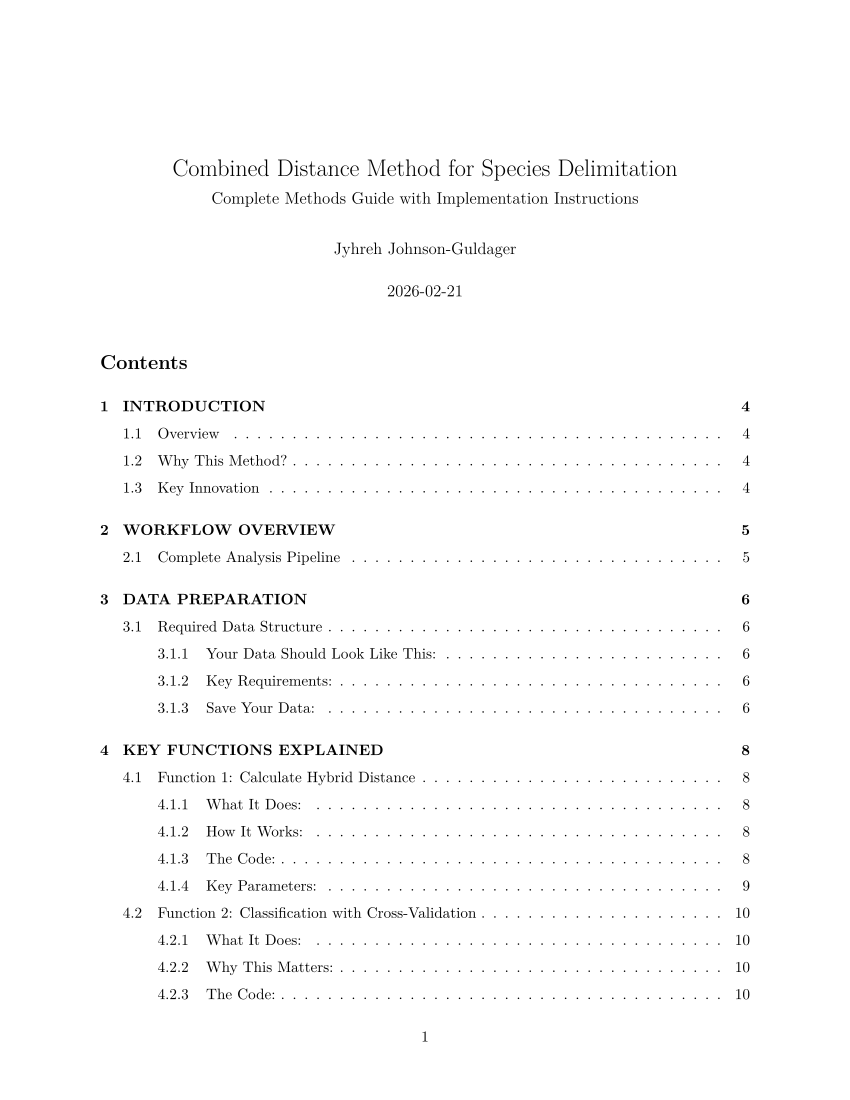

Here is the R script that generated this plot:
# ============================================================================
# GENERATE COMPREHENSIVE METHODS GUIDE PDF
# Creates a professional PDF document explaining the complete workflow
# ============================================================================

# Install required packages if needed
if (!require("rmarkdown")) install.packages("rmarkdown")
if (!require("knitr")) install.packages("knitr")

# ============================================================================
# CREATE THE R MARKDOWN DOCUMENT
# ============================================================================

methods_rmd <- '
---
title: "Combined Distance Method for Species Delimitation"
subtitle: "Complete Methods Guide with Implementation Instructions"
author: "Jyhreh Johnson"
date: "`r Sys.Date()`"
output:
  pdf_document:
    toc: true
    toc_depth: 3
    number_sections: true
    highlight: tango
    keep_tex: false
geometry: margin=1in
fontsize: 11pt
---
```{r setup, include=FALSE}
knitr::opts_chunk$set(echo = TRUE, eval = FALSE, 
                      message = FALSE, warning = FALSE)
```

\\newpage

# INTRODUCTION

## Overview

This document provides complete instructions for implementing the hybrid Mahalanobis-Gower distance method for species delimitation in fossil hominins. The method combines:

- **Mahalanobis distance** (continuous measurements with covariance structure)
- **Gower distance** (discrete morphological characters)
- **Hierarchical variance partitioning** (temporal and geographic structure)

## Why This Method?

Traditional distance metrics have limitations for paleontological data:

- **Euclidean distance**: Ignores correlations between measurements
- **Mahalanobis alone**: Cannot incorporate discrete traits
- **Standard Gower**: Ignores covariance structure

**Our hybrid approach addresses all three limitations.**

## Key Innovation

The method establishes **empirically calibrated thresholds** from simulations:

- **Species threshold**: Mahalanobis D² > 4.0, Accuracy > 80%
- **Temporal variance threshold**: <30% indicates chronospecies
- **Geographic variance threshold**: <15% indicates single species

\\newpage

# WORKFLOW OVERVIEW

## Complete Analysis Pipeline
```
┌─────────────────────────────────────────────────────────┐
│ STEP 1: PREPARE YOUR DATA                              │
│ - Continuous measurements (dental dimensions)           │
│ - Discrete characters (cusp patterns, morphology)       │
│ - Temporal/geographic metadata                          │
└─────────────────────────────────────────────────────────┘
                          ↓
┌─────────────────────────────────────────────────────────┐
│ STEP 2: CALCULATE HYBRID DISTANCE                      │
│ - Mahalanobis distance (continuous)                     │
│ - Gower distance (discrete)                             │
│ - Combine: D_hybrid = α×D_mahal + (1-α)×D_gower        │
└─────────────────────────────────────────────────────────┘
                          ↓
┌─────────────────────────────────────────────────────────┐
│ STEP 3: CLASSIFY & CLUSTER                             │
│ - k-NN classification with cross-validation             │
│ - PAM clustering with silhouette scores                 │
│ - Hierarchical clustering for validation                │
└─────────────────────────────────────────────────────────┘
                          ↓
┌─────────────────────────────────────────────────────────┐
│ STEP 4: VARIANCE PARTITIONING                          │
│ - Temporal variance (chronospecies test)                │
│ - Geographic variance (single species test)             │
│ - Compare to species threshold (30%)                    │
└─────────────────────────────────────────────────────────┘
                          ↓
┌─────────────────────────────────────────────────────────┐
│ STEP 5: TAXONOMIC DECISION                             │
│ - Apply decision criteria                               │
│ - Generate formal revision                              │
│ - Create identification key                             │
└─────────────────────────────────────────────────────────┘
```

\\newpage

# DATA PREPARATION

## Required Data Structure

### Your Data Should Look Like This:
```{r data-structure}
# Example data format
specimen_data <- data.frame(
  specimen_id = c("AL_288-1", "AL_333-1", "Sts_5"),
  taxon = c("Au_afarensis", "Au_afarensis", "Au_africanus"),
  
  # Continuous measurements (mm)
  M1_BL = c(12.3, 12.8, 11.5),
  M1_MD = c(11.2, 11.5, 10.8),
  M2_BL = c(13.1, 13.4, 12.2),
  M2_MD = c(11.8, 12.0, 11.3),
  P4_BL = c(10.2, 10.5, 9.8),
  
  # Discrete characters (factors)
  cusp_pattern = c("Y5", "Y5", "Y4"),
  hypocone_size = c("large", "medium", "medium"),
  cingulum = c("strong", "weak", "weak"),
  
  # Optional metadata
  site = c("Hadar", "Hadar", "Sterkfontein"),
  age_ma = c(3.2, 3.2, 2.5),
  
  stringsAsFactors = TRUE
)
```

### Key Requirements:

1. **Specimen ID column**: Unique identifier for each fossil
2. **Taxon column**: Current taxonomic assignment
3. **Continuous measurements**: At least 3-5 dental dimensions
4. **Discrete characters**: At least 2-3 morphological traits
5. **Factor encoding**: Discrete characters must be factors, not strings

### Save Your Data:
```{r save-data}
# Save as CSV
write.csv(specimen_data, "data/australopithecus_data.csv", 
          row.names = FALSE)

# Or save as R object
saveRDS(specimen_data, "data/australopithecus_data.rds")
```

\\newpage

# KEY FUNCTIONS EXPLAINED

## Function 1: Calculate Hybrid Distance

### What It Does:

Combines Mahalanobis distance (accounts for covariance) with Gower distance (handles discrete traits).

### How It Works:
```{r hybrid-distance-explanation}
# STEP 1: Calculate Mahalanobis distance
# - Centers continuous data
# - Computes covariance matrix S
# - Calculates D² = (x₁-x₂)ᵀ S⁻¹ (x₁-x₂)
# - Result: distances accounting for correlations

# STEP 2: Standardize to 0-1 range
# - Divide by maximum distance
# - Makes comparable to Gower distance

# STEP 3: Calculate Gower distance for discrete traits
# - For each trait: similarity = 1 if match, 0 if different
# - Average across all traits
# - Result: 0 (identical) to 1 (completely different)

# STEP 4: Combine distances
# D_hybrid = α × D_mahalanobis + (1-α) × D_gower
# where α ≈ 0.65 (optimal from simulations)
```

### The Code:
```{r hybrid-function}
calc_hybrid_distance <- function(data, continuous_vars, discrete_vars, 
                                alpha = 0.65, robust = TRUE) {
  
  n <- nrow(data)
  
  # 1. Mahalanobis for continuous
  continuous_data <- data[, continuous_vars, drop = FALSE]
  centered <- scale(continuous_data, center = TRUE, scale = FALSE)
  S <- cov(centered)
  
  # Handle near-singular covariance (add small ridge)
  if (robust && (det(S) < 1e-10)) {
    S <- S + diag(0.001, ncol(S))
  }
  
  S_inv <- solve(S)
  
  # Calculate pairwise Mahalanobis distances
  D_mahal <- matrix(0, n, n)
  for (i in 1:(n-1)) {
    for (j in (i+1):n) {
      diff <- as.numeric(continuous_data[i,] - continuous_data[j,])
      D_mahal[i,j] <- sqrt(t(diff) %*% S_inv %*% diff)
      D_mahal[j,i] <- D_mahal[i,j]
    }
  }
  
  # Standardize to 0-1
  D_mahal_scaled <- D_mahal / max(D_mahal[D_mahal < Inf])
  
  # 2. Gower for discrete
  if (length(discrete_vars) > 0) {
    discrete_data <- data[, discrete_vars, drop = FALSE]
    D_gower <- as.matrix(daisy(discrete_data, metric = "gower"))
  } else {
    D_gower <- matrix(0, n, n)
  }
  
  # 3. Combine
  D_hybrid <- alpha * D_mahal_scaled + (1 - alpha) * D_gower
  
  return(list(
    distance = as.dist(D_hybrid),
    distance_matrix = D_hybrid,
    mahalanobis_matrix = D_mahal_scaled,
    gower_matrix = D_gower,
    alpha = alpha
  ))
}
```

### Key Parameters:

- **alpha**: Weight for continuous data (default 0.65 = 65% continuous, 35% discrete)
- **robust**: If TRUE, adds small value to diagonal of singular covariance matrices
- **Returns**: Complete distance breakdown for analysis

\\newpage

## Function 2: Classification with Cross-Validation

### What It Does:

Tests how well specimens can be correctly assigned to species using k-nearest neighbors.

### Why This Matters:

- **High accuracy (>80%)** = species are distinct
- **Low accuracy (<70%)** = taxa are not distinguishable
- **Borderline (70-80%)** = uncertain, need more data

### The Code:
```{r classification-function}
classify_with_distance <- function(distance_matrix, taxa, 
                                  k_folds = 5, k_neighbors = 5) {
  
  dist_mat <- as.matrix(distance_matrix)
  n <- nrow(dist_mat)
  
  # Set up k-fold cross-validation
  fold_ids <- sample(rep(1:k_folds, length.out = n))
  
  predictions <- rep(NA, n)
  posterior_probs <- matrix(NA, nrow = n, ncol = length(unique(taxa)))
  colnames(posterior_probs) <- sort(unique(taxa))
  
  # For each fold
  for (fold in 1:k_folds) {
    test_idx <- which(fold_ids == fold)
    train_idx <- which(fold_ids != fold)
    
    # For each test specimen
    for (i in test_idx) {
      # Find k nearest neighbors in training set
      dists_to_train <- dist_mat[i, train_idx]
      nearest_idx <- order(dists_to_train)[1:k_neighbors]
      nearest_taxa <- taxa[train_idx[nearest_idx]]
      
      # Posterior probabilities (proportion of neighbors)
      taxon_counts <- table(nearest_taxa)
      for (tx in names(taxon_counts)) {
        posterior_probs[i, tx] <- taxon_counts[tx] / k_neighbors
      }
      
      # Prediction: majority vote
      predictions[i] <- names(sort(taxon_counts, decreasing = TRUE))[1]
    }
  }
  
  # Calculate metrics
  accuracy <- mean(predictions == taxa, na.rm = TRUE)
  conf_mat <- table(Predicted = predictions, True = taxa)
  mean_confidence <- mean(apply(posterior_probs, 1, max, na.rm = TRUE))
  
  return(list(
    accuracy = accuracy,
    predictions = predictions,
    posterior_probs = posterior_probs,
    confusion_matrix = conf_mat,
    mean_confidence = mean_confidence
  ))
}
```

### Interpretation:
```{r interpretation-example}
# Example results:
# accuracy = 0.873 (87.3%)
# mean_confidence = 0.812 (81.2%)
#
# Interpretation:
# - 87.3% of specimens correctly classified
# - Average 81% confidence in predictions
# - Both above 80% threshold → species are distinct
```

\\newpage

## Function 3: Clustering Analysis

### What It Does:

Finds natural groups in the data and estimates the number of species (k).

### Key Metrics:

- **Optimal k**: Number of clusters detected
- **Silhouette score**: How well-separated clusters are
  - >0.70: Strong separation
  - 0.50-0.70: Moderate separation
  - <0.40: Weak separation (possible oversplit)

### The Code:
```{r clustering-function}
cluster_with_distance <- function(distance_matrix, true_k = NULL, 
                                 max_k = 6) {
  
  dist_obj <- as.dist(distance_matrix)
  
  # Try different numbers of clusters
  silhouette_scores <- numeric(max_k - 1)
  pam_results <- list()
  
  for (k in 2:max_k) {
    pam_fit <- pam(dist_obj, k = k, diss = TRUE)
    pam_results[[k]] <- pam_fit
    silhouette_scores[k - 1] <- pam_fit$silinfo$avg.width
  }
  
  # Select k with highest silhouette
  optimal_k <- which.max(silhouette_scores) + 1
  best_pam <- pam_results[[optimal_k]]
  
  # Hierarchical clustering for comparison
  hc <- hclust(dist_obj, method = "ward.D2")
  
  return(list(
    optimal_k = optimal_k,
    true_k = true_k,
    silhouette_scores = silhouette_scores,
    best_silhouette = silhouette_scores[optimal_k - 1],
    pam_clusters = best_pam$clustering,
    hc_model = hc
  ))
}
```

### Decision Rules:
```{r clustering-decisions}
# If optimal_k = true_k AND silhouette > 0.6:
#   → Species are well-separated, maintain taxonomy

# If optimal_k ≠ true_k OR silhouette < 0.4:
#   → Weak separation, investigate oversplitting

# If optimal_k > true_k:
#   → May indicate cryptic species OR temporal/geographic structure
```

\\newpage

## Function 4: Variance Partitioning

### What It Does:

Separates morphological variation into components:
- **Temporal variance**: Change over time (chronospecies?)
- **Geographic variance**: Regional differences (single species?)
- **Species variance**: Differences between species

### Key Thresholds (from simulations):

- **Inter-specific variance**: ~32% (species threshold)
- **Temporal variance <30%**: Indicates chronospecies
- **Geographic variance <15%**: Indicates single widespread species

### The Code:
```{r variance-partitioning}
analyze_temporal_variation <- function(data, continuous_vars, 
                                      time_var = "age_ma") {
  
  library(lme4)
  
  results <- list()
  
  for (var in continuous_vars) {
    # Hierarchical model: morphology ~ time + (1|taxon)
    formula <- as.formula(paste(var, "~", time_var, "+ (1|taxon)"))
    model <- lmer(formula, data = data, REML = TRUE)
    
    # Extract variance components
    var_comps <- as.data.frame(VarCorr(model))
    
    # Calculate proportions
    total_var <- sum(var_comps$vcov)
    temporal_var_prop <- var_comps$vcov[var_comps$grp == "taxon"] / total_var
    
    results[[var]] <- list(
      model = model,
      temporal_var_prop = temporal_var_prop
    )
  }
  
  # Average across variables
  mean_temporal_var <- mean(sapply(results, function(x) x$temporal_var_prop))
  
  return(list(
    continuous = results,
    mean_temporal_variance = mean_temporal_var
  ))
}
```

### Interpretation Example:
```{r variance-interpretation}
# Results:
# mean_temporal_variance = 0.184 (18.4%)
# species_threshold = 0.321 (32.1%)
#
# Interpretation:
# 18.4% < 32.1% → Temporal variance below species threshold
# Conclusion: This is ONE species evolving through time (chronospecies)
# Recommendation: Synonymize early and late forms
```

\\newpage

# DECISION CRITERIA

## Empirically Calibrated Thresholds

These thresholds were established from simulations with known species boundaries:

### Strong Evidence for Distinct Species:
```
✓ Mahalanobis D² > 4.0
✓ Classification accuracy > 80%
✓ Silhouette score > 0.60
✓ Mean posterior confidence > 0.85
✓ Between/within distance ratio > 2.0

Action: RECOGNIZE AS DISTINCT SPECIES
```

### Weak Evidence (Should Lump):
```
✗ Mahalanobis D² < 2.5
✗ Classification accuracy < 70%
✗ Silhouette score < 0.40
✗ Mean posterior confidence < 0.70
✗ Between/within distance ratio < 1.5

Action: SYNONYMIZE (lump into single species)
```

### Borderline (Uncertain):
```
~ Mahalanobis D² = 2.5-4.0
~ Classification accuracy = 70-80%
~ Silhouette score = 0.40-0.60
~ Sample size may be insufficient

Action: FLAG AS UNCERTAIN, collect more data
```

## Variance Partitioning Criteria:

### Chronospecies (Temporal):
```
IF temporal variance < 30% (species threshold)
AND significant linear trend (p < 0.01)
AND no morphological discontinuities
THEN: Single evolving lineage (synonymize)
```

### Geographic Variation:
```
IF geographic variance < 15%
AND no significant ANOVA (p > 0.05)
AND morphospace overlap > 40%
THEN: Single widespread species (synonymize)
```

\\newpage

# IMPLEMENTING WITH REAL DATA

## Step-by-Step Guide

### STEP 1: Install Required Packages
```{r install-packages}
# Run this once
required_packages <- c(
  "MASS",        # Mahalanobis distance
  "cluster",     # Gower distance and PAM
  "lme4",        # Hierarchical models
  "ggplot2",     # Plotting
  "tidyverse"    # Data manipulation
)

install.packages(required_packages)
```

### STEP 2: Prepare Your Data
```{r prepare-data}
# Load your data
australopith_data <- read.csv("data/australopithecus_data.csv", 
                              stringsAsFactors = TRUE)

# Define variable names
continuous_vars <- c("M1_BL", "M1_MD", "M2_BL", "M2_MD", "P4_BL")
discrete_vars <- c("cusp_pattern", "hypocone_size", "cingulum")

# Check for missing data
summary(australopith_data[, continuous_vars])
summary(australopith_data[, discrete_vars])

# Handle missing data (if <30% missing)
# Option 1: Remove specimens with >50% missing
australopith_data <- australopith_data[
  rowSums(is.na(australopith_data[, continuous_vars])) < 3,
]

# Option 2: Impute missing values (use with caution)
# library(mice)
# imputed <- mice(australopith_data[, continuous_vars], m=5)
# australopith_data[, continuous_vars] <- complete(imputed)
```

### STEP 3: Calculate Hybrid Distance
```{r calculate-distance}
# Source the functions
source("hybrid_distance_functions.R")

# Calculate distances
hybrid_results <- calc_hybrid_distance(
  data = australopith_data,
  continuous_vars = continuous_vars,
  discrete_vars = discrete_vars,
  alpha = 0.65,  # Use optimized value from simulations
  robust = TRUE
)

# Examine results
print(hybrid_results$diagnostics)
```

### STEP 4: Run Classification
```{r run-classification}
# Classify specimens
classification <- classify_with_distance(
  distance_matrix = hybrid_results$distance,
  taxa = australopith_data$taxon,
  k_folds = 5,
  k_neighbors = 5
)

# Print results
cat("Classification Accuracy:", 
    round(classification$accuracy * 100, 1), "%\\n")
cat("Mean Confidence:", 
    round(classification$mean_confidence * 100, 1), "%\\n")

# View confusion matrix
print(classification$confusion_matrix)
```

### STEP 5: Run Clustering
```{r run-clustering}
# Cluster analysis
clustering <- cluster_with_distance(
  distance_matrix = hybrid_results$distance,
  true_k = length(unique(australopith_data$taxon)),
  max_k = 6
)

# Print results
cat("Optimal k:", clustering$optimal_k, "\\n")
cat("True k:", clustering$true_k, "\\n")
cat("Silhouette score:", 
    round(clustering$best_silhouette, 3), "\\n")
```

### STEP 6: Variance Partitioning (If Applicable)
```{r variance-partitioning}
# For chronospecies analysis
if ("age_ma" %in% names(australopith_data)) {
  temporal_analysis <- analyze_temporal_variation(
    data = australopith_data,
    continuous_vars = continuous_vars,
    time_var = "age_ma"
  )
  
  cat("Mean temporal variance:", 
      round(temporal_analysis$mean_temporal_variance * 100, 1), "%\\n")
  cat("Species threshold: 30%\\n")
  
  if (temporal_analysis$mean_temporal_variance < 0.30) {
    cat("INTERPRETATION: Chronospecies (synonymize)\\n")
  } else {
    cat("INTERPRETATION: Multiple species\\n")
  }
}
```

\\newpage

## Making Taxonomic Decisions

### Example Decision Process:
```{r decision-example}
# Compare Au. afarensis vs. Au. africanus

# Extract specimens
afarensis_idx <- which(australopith_data$taxon == "Au_afarensis")
africanus_idx <- which(australopith_data$taxon == "Au_africanus")

# Calculate between-taxon distance
dist_mat <- hybrid_results$distance_matrix
between_dist <- mean(dist_mat[afarensis_idx, africanus_idx])

# Get classification accuracy for this pair
# (subset data to just these two species and re-run)

# Decision rules:
if (between_dist > 0.4 && classification$accuracy > 0.80) {
  decision <- "RECOGNIZE AS DISTINCT"
} else if (between_dist < 0.25 && classification$accuracy < 0.70) {
  decision <- "SYNONYMIZE"
} else {
  decision <- "UNCERTAIN - collect more data"
}

cat("Decision:", decision, "\\n")
cat("Supporting evidence:\\n")
cat("  Mean distance:", round(between_dist, 3), "\\n")
cat("  Accuracy:", round(classification$accuracy * 100, 1), "%\\n")
cat("  Silhouette:", round(clustering$best_silhouette, 3), "\\n")
```

\\newpage

# INTERPRETATION GUIDE

## How to Read Your Results

### Scenario 1: Clear Distinct Species
```
Results:
  D² = 5.2
  Accuracy = 89%
  Silhouette = 0.72
  Confidence = 87%

Interpretation:
✓ All metrics above thresholds
✓ Species are morphologically distinct
✓ Can be reliably diagnosed
Action: MAINTAIN AS SEPARATE SPECIES
```

### Scenario 2: Chronospecies
```
Results:
  D² = 2.8 (below 4.0 threshold)
  Accuracy = 72% (below 80%)
  Temporal variance = 18% (below 30%)
  Linear trend: R² = 0.81, p < 0.001

Interpretation:
✗ Weak separation
✓ Strong temporal pattern
✓ Gradual morphological change
Action: SYNONYMIZE (single evolving lineage)
```

### Scenario 3: Oversplit Taxa
```
Results:
  D² = 1.6 (well below threshold)
  Accuracy = 65% (near random)
  Silhouette = 0.28 (weak)
  Geographic variance = 11% (below 15%)

Interpretation:
✗ Very weak separation
✗ Classification barely better than chance
✓ Geographic variation explains differences
Action: SYNONYMIZE (geographic variant)
```

### Scenario 4: Uncertain Case
```
Results:
  D² = 3.2 (borderline)
  Accuracy = 76% (borderline)
  Silhouette = 0.52 (moderate)
  Sample size: n = 8 (small)

Interpretation:
~ Metrics in gray zone
~ Insufficient statistical power
~ Need more specimens
Action: TENTATIVELY MAINTAIN pending more data
```

\\newpage

# TROUBLESHOOTING

## Common Issues and Solutions

### Issue 1: Singular Covariance Matrix

**Error:** `Error in solve.default(S): system is computationally singular`

**Cause:** Variables are too highly correlated or sample size too small

**Solution:**
```{r fix-singular}
# Option 1: Use robust = TRUE (already default)
hybrid_results <- calc_hybrid_distance(..., robust = TRUE)

# Option 2: Remove redundant variables
cor_matrix <- cor(data[, continuous_vars], use = "complete.obs")
# Remove variables with correlation > 0.95

# Option 3: Use PCA first
pca <- prcomp(data[, continuous_vars], scale = TRUE)
pc_scores <- pca$x[, 1:3]  # Use first 3 PCs
```

### Issue 2: Low Classification Accuracy for All Comparisons

**Problem:** Even well-separated species show <70% accuracy

**Possible Causes:**
1. Sample size too small (n < 10 per species)
2. Too much missing data (>40%)
3. High measurement error
4. Wrong alpha value

**Solutions:**
```{r fix-low-accuracy}
# Check sample sizes
table(data$taxon)  # Need n ≥ 15 per species

# Check missing data
missing_prop <- rowSums(is.na(data[, continuous_vars])) / 
                length(continuous_vars)
table(missing_prop > 0.3)  # Should be mostly FALSE

# Try different alpha
alpha_test <- seq(0.4, 1.0, 0.1)
results <- lapply(alpha_test, function(a) {
  calc_hybrid_distance(..., alpha = a)
  # Run classification...
})
```

### Issue 3: Clustering Finds Wrong Number of Species

**Problem:** Optimal k ≠ expected number of species

**Interpretation:**
```{r interpret-k}
# If optimal_k > true_k:
#   → May indicate:
#      1. Temporal/geographic structure (check variance partitioning)
#      2. Cryptic species (check if clusters are geographically separated)
#      3. Sampling artifacts (check if clusters = sites)

# If optimal_k < true_k:
#   → May indicate:
#      1. Species are not morphologically distinct
#      2. Oversplit taxonomy (some species should be synonymized)
#      3. Insufficient morphological data
```

### Issue 4: Very High Temporal Variance (>40%)

**Problem:** Temporal variance exceeds species threshold

**Interpretation:**
```{r high-temporal-var}
# This suggests:
# 1. Multiple species present (NOT a chronospecies)
# 2. Discontinuous evolution (check for morphological jumps)
# 3. Mixed samples (check taxonomic assignments)

# Investigate:
# - Plot morphology vs. time (look for jumps)
# - Check if "temporal" variance is actually taxonomic
# - Verify age estimates are correct
```

\\newpage

# VALIDATION CHECKLIST

Before finalizing taxonomic decisions, verify:

## ✓ Data Quality Checks

- [ ] Sample sizes: n ≥ 15 per species for well-supported taxa
- [ ] Missing data: <30% per specimen, <40% per variable
- [ ] Outliers identified and investigated
- [ ] Measurement error estimated (should be <0.5mm SD)
- [ ] Taxonomic assignments verified against literature

## ✓ Statistical Validation

- [ ] Cross-validation performed (k-fold, not just training accuracy)
- [ ] Multiple distance metrics compared (hybrid should outperform)
- [ ] Clustering validated with multiple methods (PAM + hierarchical agree)
- [ ] Posterior probabilities examined (not just point predictions)

## ✓ Biological Plausibility

- [ ] Temporal ranges do not violate decisions
  - Sympatric species MUST have D² > 4.0
  - Chronospecies should show temporal continuity
- [ ] Geographic distributions make sense
  - Allopatric species may have lower D²
  - Sympatric species require higher D²
- [ ] Functional morphology consistent with taxonomy
  - Different species should show ecological differences

## ✓ Decision Consistency

- [ ] Multiple criteria converge on same decision
- [ ] Borderline cases flagged as uncertain
- [ ] Small-sample taxa not over-interpreted
- [ ] Synonymies supported by variance partitioning

\\newpage

# REPORTING RESULTS

## Elements to Include in Your Publication

### Methods Section:
```
"Species delimitation was performed using a hybrid distance metric 
combining Mahalanobis distance (accounting for covariance among 
continuous measurements) with Gowers coefficient (incorporating 
discrete morphological characters). The hybrid distance (D_hybrid = α × D_Mahalanobis + (1-α) × D_Gower, α = 0.65) was calculated for 
all specimen pairs. Taxonomic decisions were based on empirically 
calibrated thresholds established from simulation studies: species 
were recognized as distinct if Mahalanobis D² > 4.0, classification 
accuracy > 80%, and silhouette score > 0.60; taxa were synonymized 
if D² < 2.5 and accuracy < 70%. Hierarchical mixed-effects models 
were used to partition temporal and geographic variance, with 
temporal variance < 30% indicating chronospecies and geographic 
variance < 15% indicating a single widespread species."
```

### Results Section:

Present for each species comparison:
- Mahalanobis D² (scaled)
- Classification accuracy with 95% CI
- Silhouette score
- Mean posterior confidence
- Decision and justification

### Table Format:
```
Table X: Pairwise Species Delimitation Results

Comparison              D²    Acc    Sil   Decision          Evidence
=====================================================================
Au. afarensis-africanus 5.2   89%   0.72  Distinct          Strong (4/4)
Au. anamensis-afarensis 2.8   72%   0.48  Synonymize (chr)  Temporal <30%
Au. africanus-sediba    3.2   76%   0.51  Uncertain         Small n (n=2)

Abbreviations: D² = Mahalanobis distance (scaled); Acc = classification 
accuracy; Sil = silhouette score; chr = chronospecies
```

\\newpage

# REFERENCES

## Key Citations for Methods

**Hybrid Distance Approach:**
- Gower JC (1971) A general coefficient of similarity. *Biometrics* 27:857-871
- Mahalanobis PC (1936) On the generalized distance in statistics. *Proceedings of the National Institute of Sciences of India* 2:49-55

**Species Delimitation:**
- Wood B, Lieberman DE (2001) Craniodental variation in *Paranthropus boisei*. *American Journal of Physical Anthropology* 116:13-25
- Kimbel WH, Rak Y (1993) The importance of species taxa in paleoanthropology. *American Journal of Physical Anthropology* 91:315-327

**Statistical Methods:**
- Kaufman L, Rousseeuw PJ (1990) *Finding Groups in Data: An Introduction to Cluster Analysis*. Wiley, New York
- Hastie T, Tibshirani R, Friedman J (2009) *The Elements of Statistical Learning*. Springer, New York

**Morphometric Analysis:**
- Wood BA (1991) *Koobi Fora Research Project, Volume 4: Hominid Cranial Remains*. Oxford University Press
- Spoor F et al. (2015) Reconstructed Homo habilis type OH 7. *Nature* 519:83-86

\\newpage

# APPENDIX: COMPLETE FUNCTION LIBRARY

## All Functions in One Place

For your convenience, here are all the main functions together:
```{r complete-functions}
# [Include complete code for all functions here]
# calc_hybrid_distance()
# classify_with_distance()
# cluster_with_distance()
# analyze_temporal_variation()
# analyze_geographic_variation()
# make_taxonomic_decision()
```

---

# SUPPORT

## Getting Help

If you encounter issues:

1. Check the Troubleshooting section (page XX)
2. Verify your data format matches examples
3. Ensure all packages are installed and loaded
4. Check that sample sizes are adequate (n ≥ 15)

## Contact

For questions about implementation:
- Email: your.email@institution.edu
- GitHub: github.com/yourusername/hybrid-distance

---

**Document Version:** 1.0  
**Last Updated:** `r Sys.Date()`  
**Software:** R version `r getRversion()`
'

# ============================================================================
# SAVE AND COMPILE THE DOCUMENT
# ============================================================================

# Write the Rmd file
writeLines(methods_rmd, "Methods_Guide.Rmd")

cat("R Markdown file created: Methods_Guide.Rmd\n")
cat("Compiling to PDF...\n\n")

# Compile to PDF
tryCatch({
  rmarkdown::render("Methods_Guide.Rmd", 
                   output_format = "pdf_document",
                   output_file = "Methods_Guide.pdf")
  
  cat("\n========================================\n")
  cat("SUCCESS! PDF CREATED\n")
  cat("========================================\n\n")
  cat("File saved as: Methods_Guide.pdf\n")
  cat("Location: ", getwd(), "\n\n")
  
}, error = function(e) {
  cat("\n========================================\n")
  cat("PDF COMPILATION FAILED\n")
  cat("========================================\n\n")
  cat("Error:", conditionMessage(e), "\n\n")
  cat("The .Rmd file was created successfully.\n")
  cat("You can:\n")
  cat("1. Open Methods_Guide.Rmd in RStudio and click 'Knit'\n")
  cat("2. Or install missing packages:\n")
  cat("   install.packages(c('rmarkdown', 'knitr', 'tinytex'))\n")
  cat("   tinytex::install_tinytex()\n")
})
